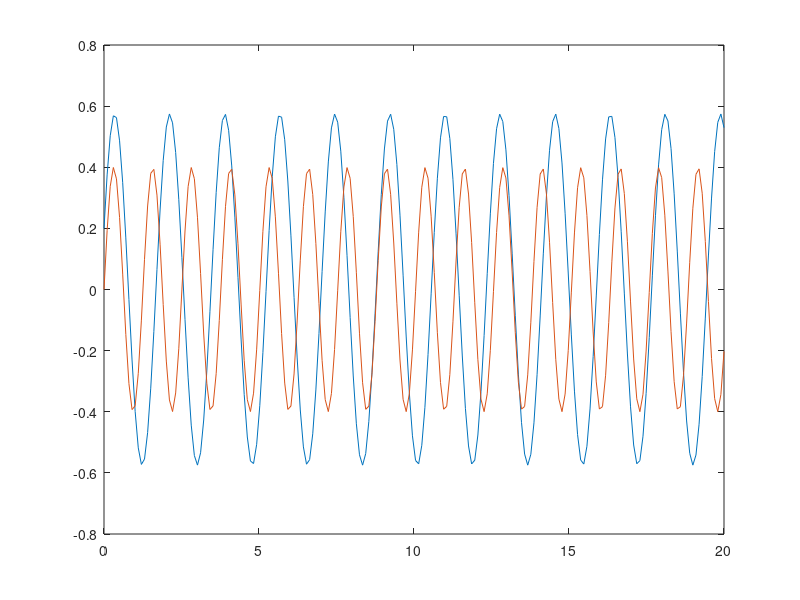

Write MATLAB code to recreate this figure.
%Newmark Method

%Initial Conditions
 

u0=0;
v0=2;
a0=0;

%Parameter
gamma=0.5;
beta=0;

w=5;
T=1/w;

%time
ti=1;
tf=100*T;
delta_t=0.1;

un=u0;
vn=v0;
an=a0;

u_n1=[];
v_n1=[];
a_n1=[];
u_ex=[];
vt=[];

%Exact Solution

sol_ex=@(t) v0*sin(w*t)/w;

n=tf/delta_t;
vt = linspace(0,tf,n);

i=1;
iter=0;
while iter<=tf   
    
    u_n1(i)=un + delta_t*vn+0.5*delta_t^2*(1-2*beta)*an;
    v_n1(i)=vn+delta_t*(1-gamma)*an;
    a_n1(i)=-w^2*u_n1(i)/(1+w^2*beta*delta_t^2);
    
    un=u_n1(i);
    vn=v_n1(i);
    an=a_n1(i);
    
    iter=iter+delta_t;
    i=i+1;
end



plot(vt,u_n1);
hold on
plot(vt,sol_ex(vt));
%plot(vt,2/5*sin(5*vt));

